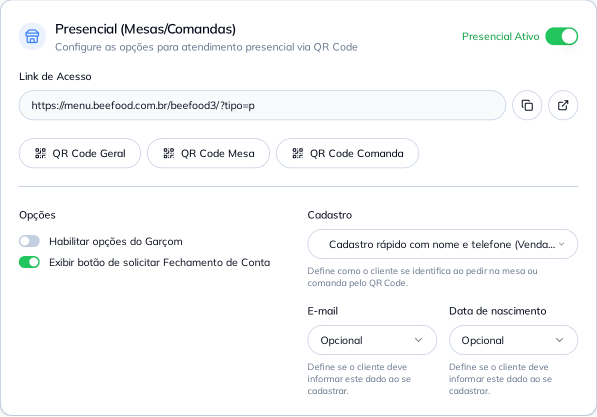
#> input picture manuais/cardapio-digital-presencial-qrcode/imagens-puras/01-card-presencial.png, 1194 x 834 px, given in place of 01-onde-fica.png, which was not available (shown at 1/2 size); the run also reads 1 picture not shown here
$ python annotate.py
#> lines starting #> are read from the running program, lines starting #| are printed output that depends on the picture; pictures that were not available may be replaced by others from this repository, and a replacement may not be noted
"""Anota screenshots — #77 Cardápio digital presencial e QR Code.

Coordenadas em frações (0..1). Cada marcador:
  (numero, alvo_x, alvo_y, badge_x, badge_y)
Painel: 2160×1350 (viewport 1440×900, DPR 1.5).
Celular: 780×1688 (viewport 390×844, DPR 2).
"""
import os, math
from PIL import Image, ImageDraw, ImageFont

SRC = "imagens-puras"
OUT = "imagens-tratadas"
os.makedirs(OUT, exist_ok=True)

GREEN = (22, 150, 78)
WHITE = (255, 255, 255)
A_LINE = 220
A_BADGE = 235
FONT_CANDIDATES = [
    r"C:\Windows\Fonts\arialbd.ttf",
    "/usr/share/fonts/truetype/croscore/Arimo-Bold.ttf",
    "/usr/share/fonts/truetype/dejavu/DejaVuSans-Bold.ttf",
]


def font(sz):
    for c in FONT_CANDIDATES:
        if os.path.exists(c):
            return ImageFont.truetype(c, sz)
    raise RuntimeError("fonte bold nao encontrada")


def draw_arrow(d, x0, y0, x1, y1, w):
    col = GREEN + (A_LINE,)
    d.line([(x0, y0), (x1, y1)], fill=col, width=w)
    ang = math.atan2(y1 - y0, x1 - x0)
    L = w * 3.6
    for s in (0.45, -0.45):
        d.line([(x1, y1), (x1 - L * math.cos(ang - s), y1 - L * math.sin(ang - s))], fill=col, width=w)


def badge(d, cx, cy, r, num, fnt):
    d.ellipse([cx - r - 2, cy - r - 2, cx + r + 2, cy + r + 2], fill=WHITE + (235,))
    d.ellipse([cx - r, cy - r, cx + r, cy + r], fill=GREEN + (A_BADGE,))
    t = str(num)
    bb = d.textbbox((0, 0), t, font=fnt)
    d.text((cx - (bb[2] - bb[0]) / 2 - bb[0], cy - (bb[3] - bb[1]) / 2 - bb[1]), t, fill=WHITE, font=fnt)


def passthrough(name, out_name=None):
    img = Image.open(os.path.join(SRC, name)).convert("RGB")
    dest = out_name or name
    img.save(os.path.join(OUT, dest))
    print("OK (contexto)", dest)


def annotate(name, markers, ring=None, raio=0.0125, out_name=None):
#> called with name = '01-onde-fica.png', raio = 0.0125
    img = Image.open(os.path.join(SRC, name)).convert("RGBA")
    W, H = img.size
#> W = 1194; H = 834
    overlay = Image.new("RGBA", (W, H), (0, 0, 0, 0))
#> overlay: PIL image 1194x834 RGBA; every value is 0
    d = ImageDraw.Draw(overlay)
    r = int(W * raio)
#> r = 14
    fnt = font(int(r * 1.2))
    w = max(2, int(W * 0.0022))
#> w = 2
    for (fx, fy, fw, fh) in (ring or []):
        x0, y0 = fx * W, fy * H
        d.rectangle([x0, y0, x0 + fw * W, y0 + fh * H], outline=GREEN + (A_LINE,), width=w)
    for (num, tx, ty, bx, by) in markers:
        TX, TY = tx * W, ty * H
        BX, BY = bx * W, by * H
        ang = math.atan2(TY - BY, TX - BX)
        sx = BX + (r + 5) * math.cos(ang)
        sy = BY + (r + 5) * math.sin(ang)
        draw_arrow(d, sx, sy, TX, TY, w)
        badge(d, BX, BY, r, num, fnt)
    Image.alpha_composite(img, overlay).convert("RGB").save(os.path.join(OUT, out_name or name))
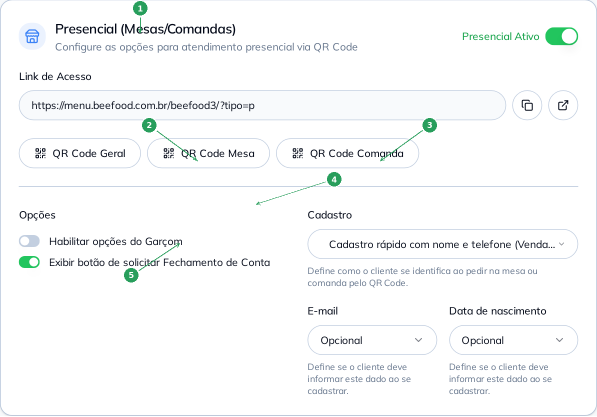
#> saved as 01-onde-fica.png: PIL image 1194x834 RGB (shown at 1/2 size); mean R, G, B 247.2, 248.7, 249
    print("OK", out_name or name, W, H)
#| OK 01-onde-fica.png 1194 834


PHONE_W = 380
GAP = 18
PAD = 22
CAP_H = 44


def montar_celulares(nome_out, paineis):
    fnt = font(20)
    phones = []
    for nome, _ in paineis:
        im = Image.open(os.path.join(SRC, nome)).convert("RGB")
        h = int(im.height * PHONE_W / im.width)
        phones.append(im.resize((PHONE_W, h), Image.Resampling.LANCZOS))
    ph_h = phones[0].height
    n = len(phones)
    W = PAD * 2 + n * PHONE_W + (n - 1) * GAP
    H = PAD + CAP_H + ph_h + PAD
    canvas = Image.new("RGB", (W, H), (244, 244, 245))
    d = ImageDraw.Draw(canvas)
    for i, (im, (_, titulo)) in enumerate(zip(phones, paineis)):
        x = PAD + i * (PHONE_W + GAP)
        y = PAD + CAP_H
        bb = d.textbbox((0, 0), titulo, font=fnt)
        tw = bb[2] - bb[0]
        d.text((x + (PHONE_W - tw) / 2, PAD + 10), titulo, fill=(40, 40, 40), font=fnt)
        mask = Image.new("L", (PHONE_W, ph_h), 0)
        ImageDraw.Draw(mask).rounded_rectangle([0, 0, PHONE_W - 1, ph_h - 1], radius=26, fill=255)
        canvas.paste(im, (x, y), mask)
        d.rounded_rectangle([x, y, x + PHONE_W - 1, y + ph_h - 1], radius=26, outline=(200, 200, 200), width=2)
    canvas.save(os.path.join(SRC, nome_out))
    print("MONTAR", nome_out, canvas.size)
    return W, H, ph_h


def no_painel(i, tx, ty, W, H, ph_h):
    x = PAD + i * (PHONE_W + GAP) + tx * PHONE_W
    y = PAD + CAP_H + ty * ph_h
    return x / W, y / H


if __name__ == "__main__":
    # 01) Aba + card Presencial (viewport inteiro)
    annotate("01-onde-fica.png", [
        (1, 0.235, 0.078, 0.235, 0.020),   # aba Configurações
        (2, 0.330, 0.385, 0.250, 0.300),   # título Presencial
        (3, 0.638, 0.385, 0.720, 0.300),   # switch Presencial Ativo
        (4, 0.430, 0.490, 0.560, 0.430),   # link /?tipo=p
        (5, 0.300, 0.585, 0.220, 0.660),   # botões QR
    ])

    # 02) recorte do card — cadastro e opções
    annotate("02-parametros.png", [
        (1, 0.720, 0.520, 0.900, 0.430),   # Cadastro
        (2, 0.580, 0.780, 0.520, 0.900),   # E-mail
        (3, 0.820, 0.780, 0.920, 0.900),   # Nascimento
        (4, 0.155, 0.630, 0.070, 0.560),   # Garçom
        (5, 0.155, 0.760, 0.070, 0.850),   # Fechamento
    ], raio=0.018)
#> call 2 of annotate, with name = '02-parametros.png', raio = 0.018
#> in annotate (call 2), `Image.alpha_composite(img, overlay).convert("RGB").save(os.path.join(O..`:
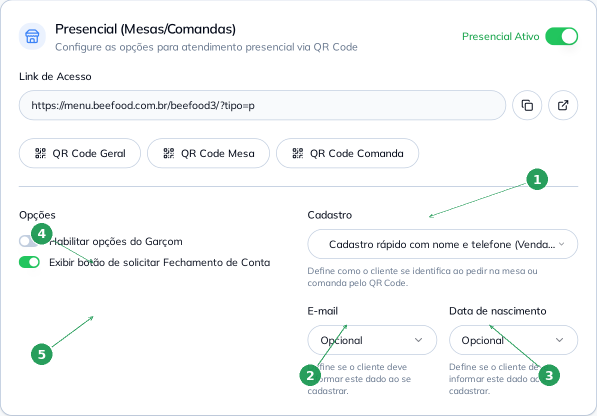
#> saved as 02-parametros.png: PIL image 1194x834 RGB (shown at 1/2 size); mean R, G, B 246.5, 248.4, 248.4
#| OK 02-parametros.png 1194 834

    # 03) modal opções do garçom
    annotate("03-garcom-opcoes.png", [
        (1, 0.380, 0.390, 0.260, 0.280),   # switch Copo
        (2, 0.620, 0.790, 0.720, 0.860),   # FECHAR (ESC)
    ])
#> call 3 of annotate, with name = '03-garcom-opcoes.png', raio = 0.0125
#> in annotate (call 3), `Image.alpha_composite(img, overlay).convert("RGB").save(os.path.join(O..`:
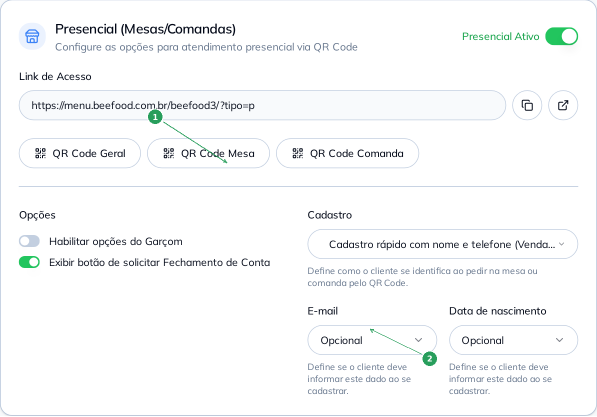
#> saved as 03-garcom-opcoes.png: PIL image 1194x834 RGB (shown at 1/2 size); mean R, G, B 247.7, 248.9, 249.4
#| OK 03-garcom-opcoes.png 1194 834

    # 04) QR geral
    annotate("04-qr-geral.png", [
        (1, 0.500, 0.430, 0.320, 0.280),   # o QR
        (2, 0.455, 0.715, 0.350, 0.715),   # Download
        (3, 0.545, 0.715, 0.660, 0.715),   # Imprimir
    ])
#> call 4 of annotate, with name = '04-qr-geral.png', raio = 0.0125
#> in annotate (call 4), `Image.alpha_composite(img, overlay).convert("RGB").save(os.path.join(O..`:
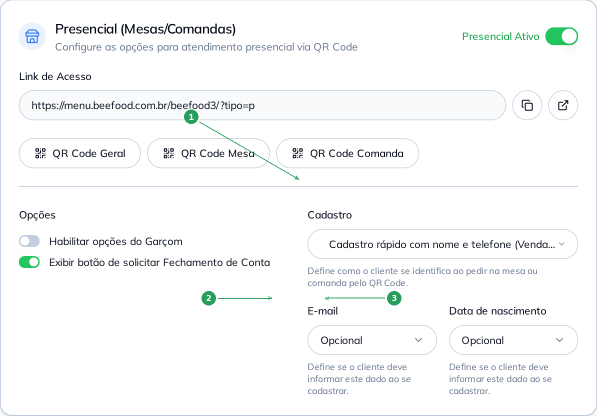
#> saved as 04-qr-geral.png: PIL image 1194x834 RGB (shown at 1/2 size); mean R, G, B 247.5, 248.8, 249.2
#| OK 04-qr-geral.png 1194 834

    # 05) QR mesa gerados
#> (the run stopped early here; a loop or call above may not have finished)
